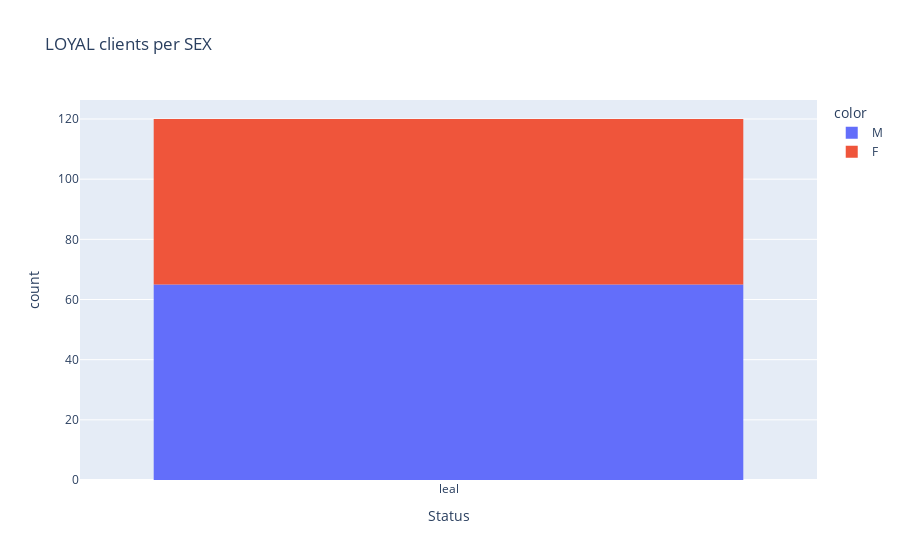

This figure's notebook cell:
### Markdown cell above
### **`LOYAL` clients**

### Code cell
fig = px.histogram(leal_clients[:120], x = 'Status', color = df_NND[df_NND['Status'] == 'leal']['Sexo'][:120],
                   title = 'LOYAL clients per SEX')
fig.show()

### Figure 1 — Plotly figure (JSON) as saved in the notebook; plotly's stock layout.template omitted (floating-point values rounded to 4 significant figures)
{"data": [{"alignmentgroup": "True", "bingroup": "x", "hovertemplate": "color=M<br>Status=%{x}<br>count=%{y}<extra></extra>", "legendgroup": "M", "marker": {"color": "#636efa", "pattern": {"shape": ""}}, "name": "M", "offsetgroup": "M", "orientation": "v", "showlegend": true, "type": "histogram", "x": ["leal", "leal", "leal", "leal", "leal", "leal", "leal", "leal", "leal", "leal", "leal", "leal", "leal", "leal", "leal", "leal", "leal", "leal", "leal", "leal", "leal", "leal", "leal", "leal", "leal", "leal", "leal", "leal", "leal", "leal", "leal", "leal", "leal", "leal", "leal", "leal", "leal", "leal", "leal", "leal", "leal", "leal", "leal", "leal", "leal", "leal", "leal", "leal", "leal", "leal", "leal", "leal", "leal", "leal", "leal", "leal", "leal", "leal", "leal", "leal", "leal", "leal", "leal", "leal", "leal"], "xaxis": "x", "yaxis": "y"}, {"alignmentgroup": "True", "bingroup": "x", "hovertemplate": "color=F<br>Status=%{x}<br>count=%{y}<extra></extra>", "legendgroup": "F", "marker": {"color": "#EF553B", "pattern": {"shape": ""}}, "name": "F", "offsetgroup": "F", "orientation": "v", "showlegend": true, "type": "histogram", "x": ["leal", "leal", "leal", "leal", "leal", "leal", "leal", "leal", "leal", "leal", "leal", "leal", "leal", "leal", "leal", "leal", "leal", "leal", "leal", "leal", "leal", "leal", "leal", "leal", "leal", "leal", "leal", "leal", "leal", "leal", "leal", "leal", "leal", "leal", "leal", "leal", "leal", "leal", "leal", "leal", "leal", "leal", "leal", "leal", "leal", "leal", "leal", "leal", "leal", "leal", "leal", "leal", "leal", "leal", "leal"], "xaxis": "x", "yaxis": "y"}], "layout": {"barmode": "relative", "legend": {"title": {"text": "color"}, "tracegroupgap": 0}, "title": {"text": "LOYAL clients per SEX"}, "xaxis": {"anchor": "y", "domain": [0, 1], "title": {"text": "Status"}}, "yaxis": {"anchor": "x", "domain": [0, 1], "title": {"text": "count"}}}}
